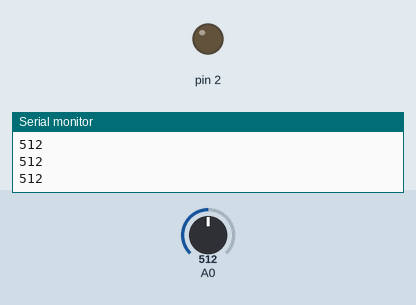
The sketch below on a simulated Arduino Uno, built with avr-gcc and run on an emulated ATmega328P. On the bench: output pins drawn as LEDs (lit = HIGH), the last lines printed to the serial monitor. The inputs (shaded band) are chosen by the test bench; at power-on: A0 = 512.

Above: at 1.2 s.
1.3 s: A0 set to 589
2.8 s: A0 set to 612
At 3.6 s:
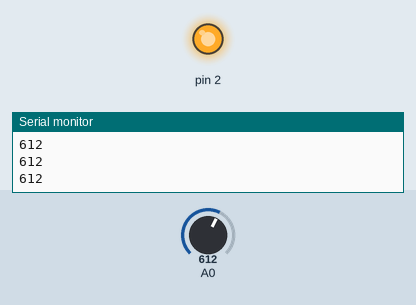
4.4 s: A0 set to 590
At 5.0 s:
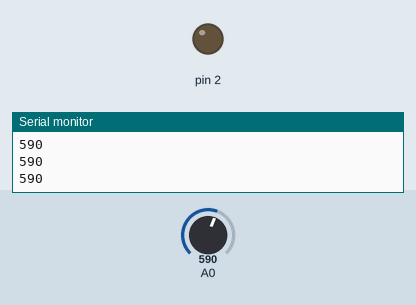
6.0 s: A0 set to 610
At 7.5 s:
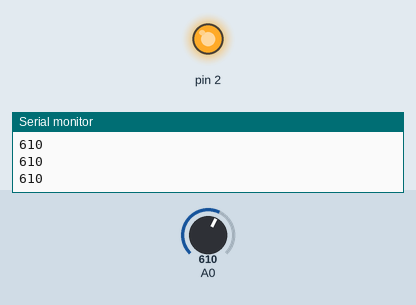
Timing chart, 0 to 8.6 s (numbered marks = the images above; inputs shaded):
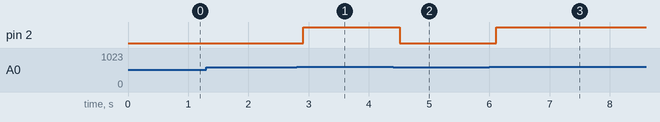

Measured:
- the behaviour switches between 600 and 601 on A0 (found by bisection; images 0 and 1)
- after the input at 2.8 s, pin 2: LOW → HIGH after 0.11 s
- after the input at 4.4 s, pin 2: HIGH → LOW after 0.11 s
- after the input at 6.0 s, pin 2: LOW → HIGH after 0.12 s

The sketch:

Infrared_Sensor.ino
```cpp
int ifread;
int wait = 50;

void setup() {
  Serial.begin(9600);
  pinMode(A0, INPUT);
  pinMode(2,OUTPUT);
}

void loop() {
  // put your main code here, to run repeatedly:
  ifread = analogRead(A0);
  Serial.println(ifread);
  delay(100);
  if(ifread > 600){
    digitalWrite(2,HIGH);
  }
  else{
    digitalWrite(2,LOW);
  }
}
```
